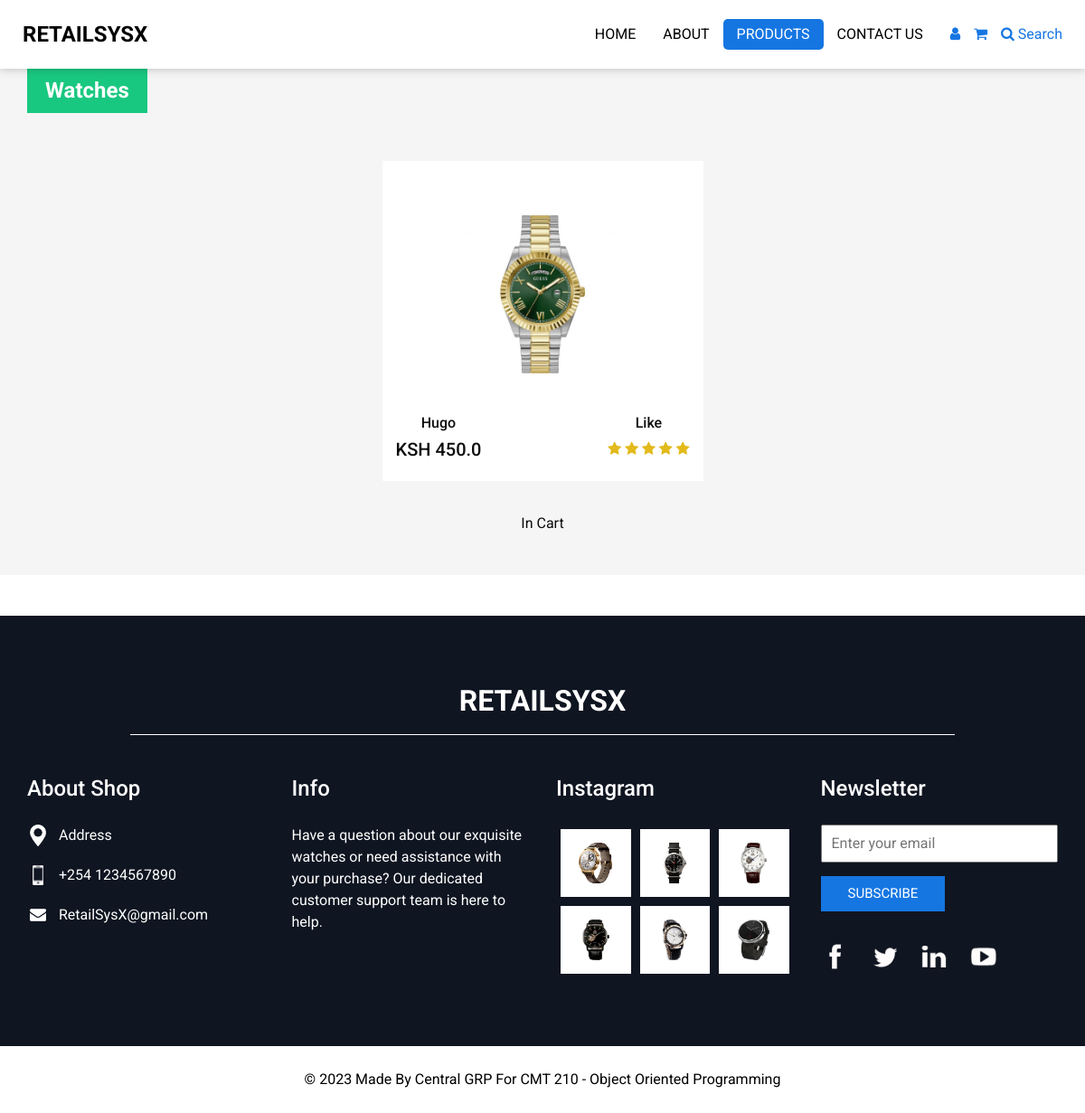
The page /products (signed in) on the database its author committed.
### app.py (models this page shows)
class Product(db.Model):
    id = db.Column(db.Integer, primary_key=True)
    name = db.Column(db.String(80), nullable=False)
    price = db.Column(db.Float, nullable=False)
    image_filename = db.Column(db.String(255), nullable=True)

### app.py (the view)
@app.route('/products')
def products():
    search_query = request.args.get('search')
    products_data = get_products(search_query)
    return render_template('user/templates/products.html', products=products_data, product_in_cart=product_in_cart)

### app.py (called while the page is built)
@app.before_request
def before_request():
    exempt_routes = [
        'user_login_page', 'admin_login_page', 'login', 'subscribe', 'index', 'serve_static',
        'verify_otp', 'generate_otp', 'send_otp_email', 'add_user', 'send_otp'   # Add this route for the two-factor authentication process
    ]
    if request.endpoint and request.endpoint.startswith('static'):
        return
    if request.endpoint not in exempt_routes and not current_user.is_authenticated:
        flash('Please log in to access this page.', 'warning')
        return redirect(url_for('user_login_page'))

@login_manager.user_loader
def load_user(user_id):
    return User.query.get(int(user_id))

def get_products(search_query=None):
    if search_query:
        products = Product.query.filter(Product.name.ilike(f'%{search_query}%')).all()
    else:
        products = Product.query.all()
    products_data = [
        {
            'id': product.id,
            'name': product.name,
            'price': product.price,
            'image_filename': product.image_filename,  # Include the image_filename attribute
        }
        for product in products
    ]
    return products_data

def product_in_cart(product_name):
    if current_user.is_authenticated:
        return CartItem.query.filter_by(user_id=current_user.id, product_name=product_name).first() is not None
    return False

### templates/user/templates/products.html (shortened to what this page needs)
<!DOCTYPE html>
<html>
<head>
  <link rel="stylesheet" type="text/css" href="../static/css/bootstrap.css" />
  <link href="../static/css/font-awesome.min.css" rel="stylesheet" />
  <link href="../static/css/style.css" rel="stylesheet" />
  <link href="../static/css/responsive.css" rel="stylesheet" />
  <link rel="stylesheet" href="../../../static/css/product.css">
</head>
<body class="sub_page">
  <div class="hero_area">
    <header class="header_section">
      <div class="container-fluid">
        <nav class="navbar navbar-expand-lg custom_nav-container ">
          <a class="navbar-brand" href="{{ url_for('main') }}">
            <span>
              RetailSysX
            </span>
          </a>
          <div class="collapse navbar-collapse" id="navbarSupportedContent">
            <ul class="navbar-nav  ">
              <li class="nav-item ">
                <a class="nav-link" href="{{ url_for('user_main') }}">Home <span class="sr-only">(current)</span></a>
              </li>
              <li class="nav-item">
                <a class="nav-link" href="{{ url_for('about') }}"> About</a>
              </li>
              <li class="nav-item active">
                <a class="nav-link" href="{{ url_for('products') }}">Products</a>
              </li>
              <li class="nav-item">
                <a class="nav-link" href="{{ url_for('contact') }}">Contact Us</a>
              </li>
            </ul>
            <div class="user_optio_box">
              <a href="{{ url_for('logout') }}" onclick="return confirmLogout()">
                <i class="fa fa-user" aria-hidden="true" title="Logout as user"></i>
              </a>
              <a href="{{ url_for('view_cart') }}">
                <i class="fa fa-shopping-cart" aria-hidden="true"></i>
              </a>
              <div class="search-icon">
              <a href="#" onclick="toggleSearchForm()">
                <i class="fa fa-search" aria-hidden="true"></i>
                Search
              </a>
            </div>
            </div>
          </div>
        </nav>
      </div>
    </header>
  </div>
  <section class="product_section">
    <div class="container">
      <div class="product_heading">
        <h2>
          Watches
        </h2>
      </div>
      <div class="product_container">
        {% for product in products %}
        <div class="box" id="productContainer{{ loop.index }}">
          <div class="box-content">
            <div class="img-box">
                <img src="/static/images/products/{{ product.image_filename }}" alt="{{ product.name }} Image">
            </div>
            <div class="detail-box">
              <div class="text">
                <h6>{{ product.name }}</h6>
                <h5><span>KSH</span> {{ product.price }}</h5>
              </div>
              <div class="like">
                <h6>Like</h6>
                <div class="star_container">
                  <i class="fa fa-star" aria-hidden="true"></i>
                  <i class="fa fa-star" aria-hidden="true"></i>
                  <i class="fa fa-star" aria-hidden="true"></i>
                  <i class="fa fa-star" aria-hidden="true"></i>
                  <i class="fa fa-star" aria-hidden="true"></i>
                </div>
              </div>
            </div>
          </div>
<div class="btn-box">
  {% if product_in_cart(product.name) %}
      <span class="add-to-cart-btn">In Cart</span>
  {% else %}
      <a href="#" class="add-to-cart-btn" data-name="{{ product.name }}" data-price="{{ product.price }}">Add To Cart</a>
  {% endif %}
</div>
        </div>
        {% endfor %}
      </div>
    </div>
  </section>
  <section class="info_section layout_padding2">
    <div class="container">
      <div class="info_logo">
        <h2>
          RetailSysX
        </h2>
      </div>
      <div class="row">
        <div class="col-md-3">
          <div class="info_contact">
            <h5>
              About Shop
            </h5>
            <div>
              <div class="img-box">
                <img src="../static/images/location-white.png" width="18px" alt="">
              </div>
              <p>
                Address
              </p>
            </div>
            <div>
              <div class="img-box">
                <img src="../static/images/telephone-white.png" width="12px" alt="">
              </div>
              <p>
                +254 1234567890
              </p>
            </div>
            <div>
              <div class="img-box">
                <img src="../static/images/envelope-white.png" width="18px" alt="">
              </div>
              <p>
                RetailSysX@gmail.com
              </p>
            </div>
          </div>
        </div>
        <div class="col-md-3">
          <div class="info_info">
            <h5>
              Info
            </h5>
            <p>
              Have a question about our exquisite watches or need assistance with your purchase? Our dedicated customer support team is here to help.
            </p>
          </div>
        </div>
        <div class="col-md-3">
          <div class="info_insta">
            <h5>
              Instagram
            </h5>
            <div class="insta_container">
              <div class="row m-0">
                <div class="col-4 px-0">
                  <a href="">
                    <div class="insta-box b-1">
                      <img src="../static/images/w1.png" alt="">
                    </div>
                  </a>
                </div>
                <div class="col-4 px-0">
                  <a href="">
                    <div class="insta-box b-1">
                      <img src="../static/images/w2.png" alt="">
                    </div>
                  </a>
                </div>
                <div class="col-4 px-0">
                  <a href="">
                    <div class="insta-box b-1">
                      <img src="../static/images/w3.png" alt="">
                    </div>
                  </a>
                </div>
                <div class="col-4 px-0">
                  <a href="">
                    <div class="insta-box b-1">
                      <img src="../static/images/w4.png" alt="">
                    </div>
                  </a>
                </div>
                <div class="col-4 px-0">
                  <a href="">
                    <div class="insta-box b-1">
                      <img src="../static/images/w5.png" alt="">
                    </div>
                  </a>
                </div>
                <div class="col-4 px-0">
                  <a href="">
                    <div class="insta-box b-1">
                      <img src="../static/images/w6.png" alt="">
                    </div>
                  </a>
                </div>
              </div>
            </div>
          </div>
        </div>
        <div class="col-md-3">
          <div class="info_form ">
            <h5>
              Newsletter
            </h5>
            <form action="{{ url_for('subscribe') }}" method="post">
              <input type="email" name="email" placeholder="Enter your email" required>
              <button type="submit">
                Subscribe
              </button>
            </form>
            <div class="social_box">
              <a href="">
                <img src="../static/images/fb.png" alt="">
              </a>
              <a href="">
                <img src="../static/images/twitter.png" alt="">
              </a>
              <a href="">
                <img src="../static/images/linkedin.png" alt="">
              </a>
              <a href="">
                <img src="../static/images/youtube.png" alt="">
              </a>
            </div>
          </div>
        </div>
      </div>
    </div>
  </section>
  <section class="footer_section">
    <div class="container">
    <p>
        &copy; <span id="displayYear"></span> Made By Central GRP For
        <a href="https://github.com/Levi-LMN/RetailSysX">CMT 210 - Object Oriented Programming</a>
      </p>
    </div>
  </section>
</body>
</html>

### static/css/responsive.css (style rules this page uses)
@media (max-width: 1300px) { .custom_nav-container .navbar-nav { margin: 0; margin-left: auto; align-items: center; } }
@media (max-width: 1300px) { .custom_nav-container .navbar-nav .nav-item .nav-link { padding: 5px 15px; } }
@media (min-width: 1200px) { .container { max-width: 1170px; } }

### rows shown on the page
Product: name "Hugo", price "450.0", shows "In Cart"
